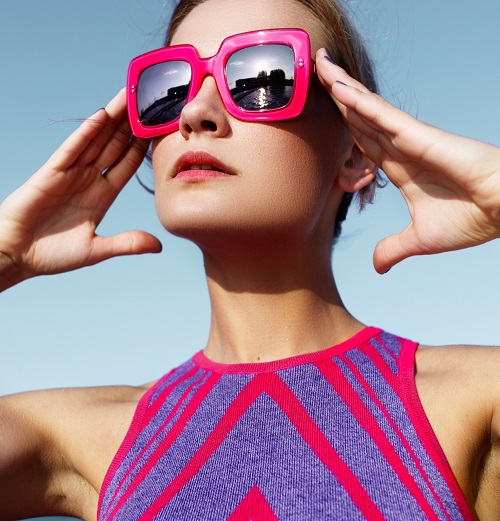
#> input picture U7/test.png, 500 x 521 px
$ python 'test图像二值化.py'
#> lines starting #> are read from the running program, lines starting #| are printed output that depends on the picture; after the words box and inside, x2 and y2 are one past the last pixel; in counts of white or black regions, pixels touching at a corner belong together
import cv2 as cv
import numpy as np

img = cv.imread('test.png',0)
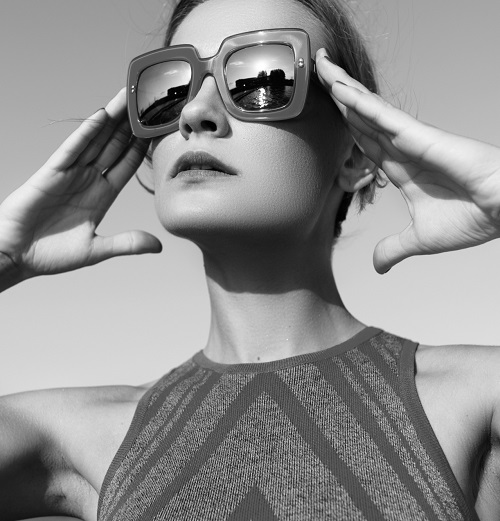
#> img: shape (521, 500); min 0, max 255, mean 142.1
img1 = cv.imread('dog2.jpg',0)
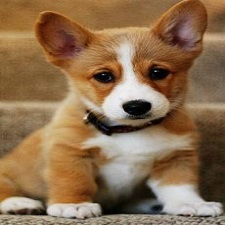
#> input picture U7/dog2.jpg, 225 x 225 px
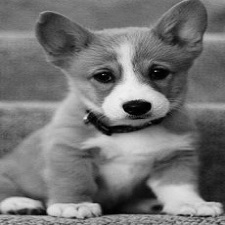
#> img1: shape (225, 225); min 0, max 241, mean 115.7


# 二值化函数threshold
# ret 阈值, th1二值化结果
ret,th1 = cv.threshold(img,127,255,cv.THRESH_BINARY)
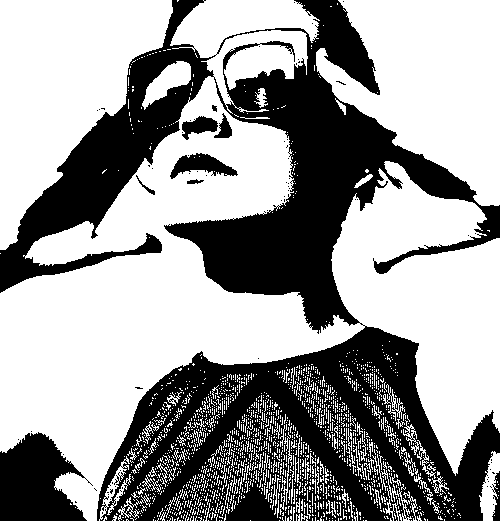
#> th1: shape (521, 500); 61.3% white; 84 black regions (75 under 20 px), largest, box (x1, y1, x2, y2) and area: (0, 0, 500, 521) 93421, (0, 432, 93, 521) 5424, (170, 153, 238, 179) 880
ret1,th4 = cv.threshold(img1,127,255,cv.THRESH_BINARY)
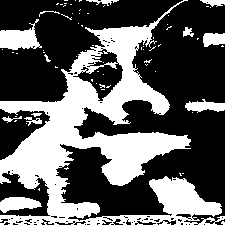
#> th4: shape (225, 225); 37.4% white; 71 white regions (58 under 20 px), largest, box (x1, y1, x2, y2) and area: (0, 0, 225, 225) 16506, (0, 19, 42, 50) 713, (0, 197, 42, 213) 447


# 自适应函数adaptiveThreshold
th2 = cv.adaptiveThreshold(th1,255,cv.ADAPTIVE_THRESH_MEAN_C,cv.THRESH_BINARY,11,10)
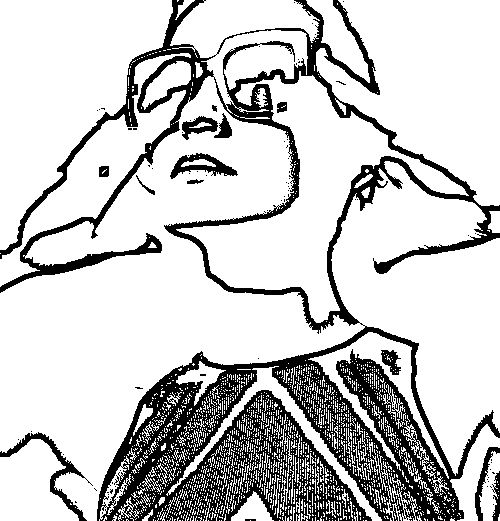
#> th2: shape (521, 500); 78.8% white; 92 black regions (78 under 20 px), largest, box (x1, y1, x2, y2) and area: (0, 0, 500, 521) 51271, (0, 432, 93, 521) 1019, (170, 153, 238, 179) 727
th3 = cv.adaptiveThreshold(th1,255,cv.ADAPTIVE_THRESH_GAUSSIAN_C,cv.THRESH_BINARY,11,10)
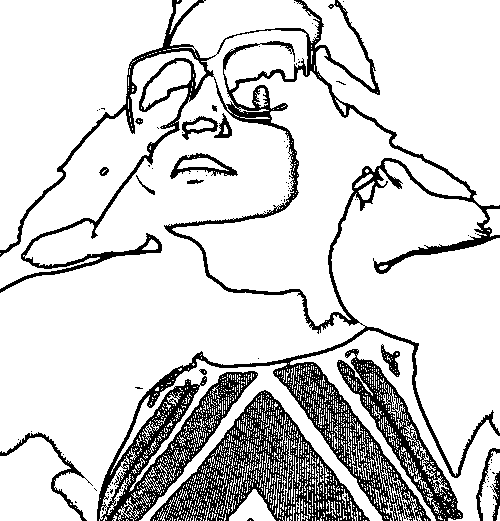
#> th3: shape (521, 500); 82.7% white; 93 black regions (77 under 20 px), largest, box (x1, y1, x2, y2) and area: (0, 0, 500, 521) 28103, (150, 390, 370, 521) 9570, (337, 349, 463, 521) 4424
# [13 lines of commented-out code are left out]
cv.waitKey(0)
